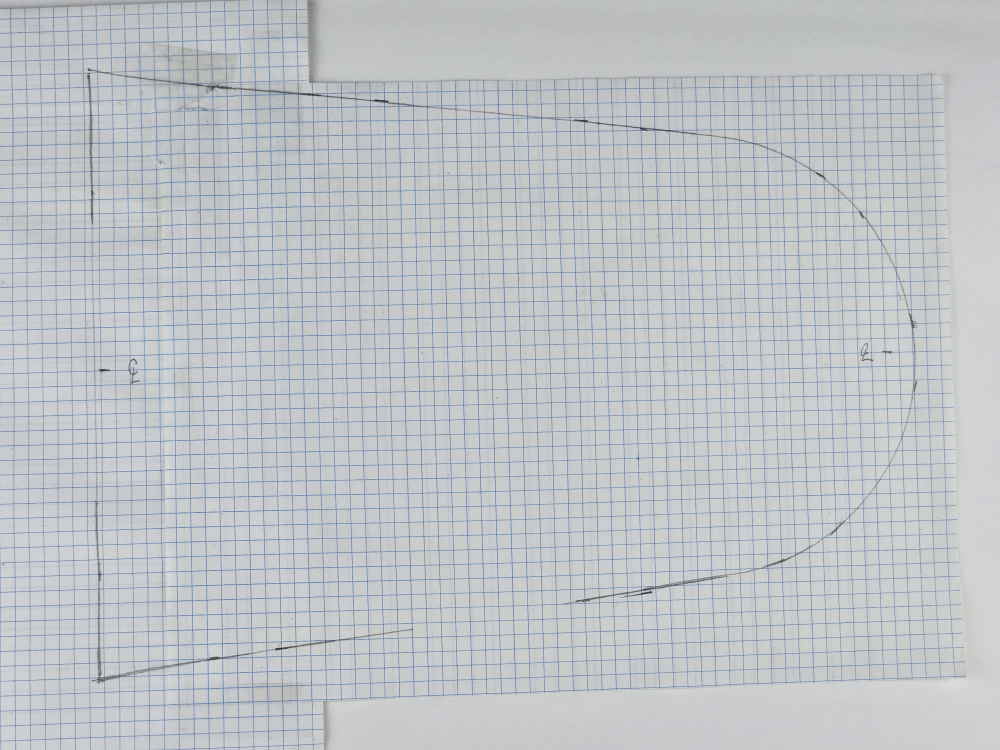
#> input picture Third Analysis/20260917_175649.jpg, 4000 x 3000 px (shown at 1/4 size)
$ python manual_rectify.py
#> lines starting #> are read from the running program, lines starting #| are printed output that depends on the picture; after the words box and inside, x2 and y2 are one past the last pixel; in counts of white or black regions, pixels touching at a corner belong together
import csv
import cv2
import numpy as np
from PIL import Image, ImageDraw
from skimage.morphology import skeletonize

orig = cv2.imread(r'20260917_175649.jpg')
#> orig is the input picture: shape (3000, 4000, 3); mean B, G, R 199.5, 195.5, 191.3
# Approximate page corners from the visible graph-paper rectangle.
# These are tuned to the image content rather than the raw pixel border.
source = np.array([
    [160, 150],
    [3850, 180],
    [120, 2860],
    [3900, 2890],
], dtype=np.float32)

# Canonical rectified plane: width/height chosen to preserve the paper aspect ratio.
W = 1200
H = 900
# Use a rectified square-ish page so the grid is easier to interpret.
dest = np.array([
    [0, 0],
    [W - 1, 0],
    [0, H - 1],
    [W - 1, H - 1],
], dtype=np.float32)

M = cv2.getPerspectiveTransform(source, dest)
rect = cv2.warpPerspective(orig, M, (W, H))
cv2.imwrite('20260917_175649_manual_rectified.jpg', rect)

# Detect grid and path in the rectified image.
B = rect[:, :, 0]
G = rect[:, :, 1]
R = rect[:, :, 2]
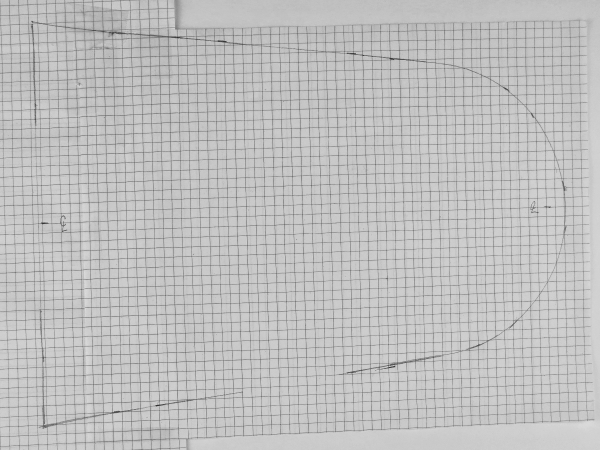
#> R: shape (900, 1200) (shown at 1/2 size); min 34, max 223, mean 190.9
blue = ((B > 100) & (G > 120) & (R < 200)).astype(np.uint8)
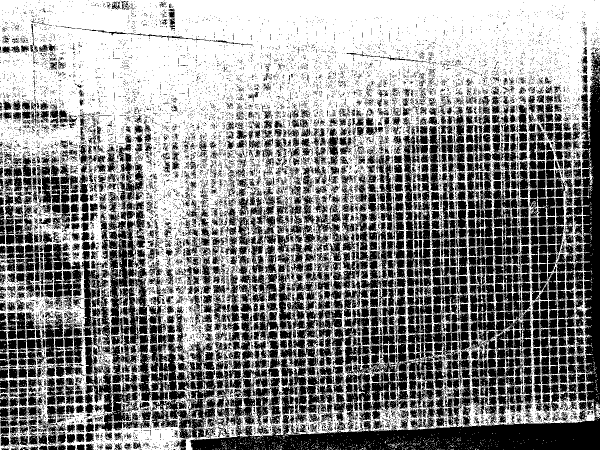
#> blue: shape (900, 1200) (shown at 1/2 size); values 0 (black) and 1 (white), 54.7% white; 13675 black regions (11915 under 20 px), largest, box (x1, y1, x2, y2) and area: (379, 95, 1200, 900) 55796, (688, 573, 991, 816) 12300, (302, 683, 432, 878) 8654
blue = cv2.morphologyEx(blue, cv2.MORPH_OPEN, np.ones((3, 3), np.uint8))
#> blue: shape (900, 1200); values 0 (black) and 1 (white), 37.5% white; 3178 white regions (1885 under 20 px), largest, box (x1, y1, x2, y2) and area: (0, 0, 1200, 480) 275269, (141, 829, 367, 900) 5795, (318, 457, 402, 702) 4137
blue = cv2.morphologyEx(blue, cv2.MORPH_CLOSE, np.ones((3, 3), np.uint8))
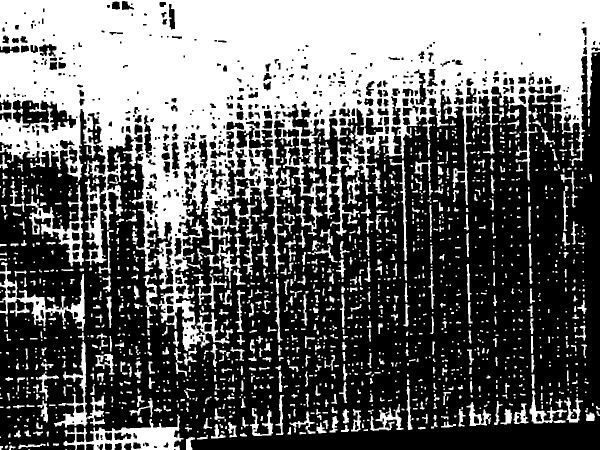
#> blue: shape (900, 1200) (shown at 1/2 size); values 0 (black) and 1 (white), 40.1% white; 1516 white regions (699 under 20 px), largest, box (x1, y1, x2, y2) and area: (0, 0, 1200, 702) 332324, (127, 829, 367, 900) 6693, (0, 524, 170, 662) 4515

# Estimate grid line positions by repeated peaks in the projection.
def strong_peaks(signal, min_val=20, gap=10):
#> called with signal = array of shape (1200,), min_val = 20, gap = 10
    pts = []
    for i in range(1, len(signal) - 1):
        if signal[i] > min_val and signal[i] >= signal[i - 1] and signal[i] >= signal[i + 1]:
            if not pts or abs(i - pts[-1]) > gap:
                pts.append(i)
#> after the loop, pts = 87 values from 1 to 1195
    return pts

x_lines = strong_peaks(blue.sum(axis=0), min_val=20, gap=10)
#> x_lines = 87 values from 1 to 1195
y_lines = strong_peaks(blue.sum(axis=1), min_val=20, gap=10)
#> y_lines = 68 values from 1 to 889
print('x_lines count', len(x_lines), 'first/last', x_lines[:20], x_lines[-20:])
#> (printed output is left out)
print('y_lines count', len(y_lines), 'first/last', y_lines[:20], y_lines[-20:])
#| y_lines count 68 first/last [1, 16, 28, 40, 54, 68, 79, 98, 112, 123, 137, 149, 160, 173, 188, 205, 220, 233, 245, 257] [630, 642, 654, 667, 678, 692, 704, 715, 730, 743, 755, 767, 781, 796, 808, 824, 836, 856, 874, 889]

# Build a path mask and skeleton.
path = ((R < 220) & (G < 220) & (B < 220)).astype(np.uint8)
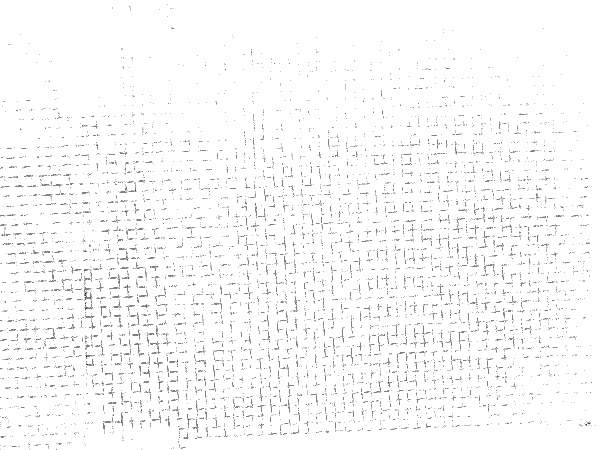
#> path: shape (900, 1200) (shown at 1/2 size); values 0 (black) and 1 (white), 97.7% white; black in thin lines or dots
path = cv2.bitwise_and(path, cv2.bitwise_not(blue))
#> path: shape (900, 1200); values 0 (black) and 1 (white), 58% white; 6520 black regions (5695 under 20 px), largest, box (x1, y1, x2, y2) and area: (0, 0, 1200, 702) 340687, (108, 665, 416, 900) 10910, (0, 524, 182, 662) 4719
path = cv2.morphologyEx(path, cv2.MORPH_OPEN, np.ones((3, 3), np.uint8))
#> path: shape (900, 1200); values 0 (black) and 1 (white), 56.7% white; 1538 black regions (928 under 20 px), largest, box (x1, y1, x2, y2) and area: (0, 0, 1200, 872) 381361, (62, 658, 470, 900) 17632, (681, 773, 878, 864) 3072
path = cv2.morphologyEx(path, cv2.MORPH_CLOSE, np.ones((3, 3), np.uint8))
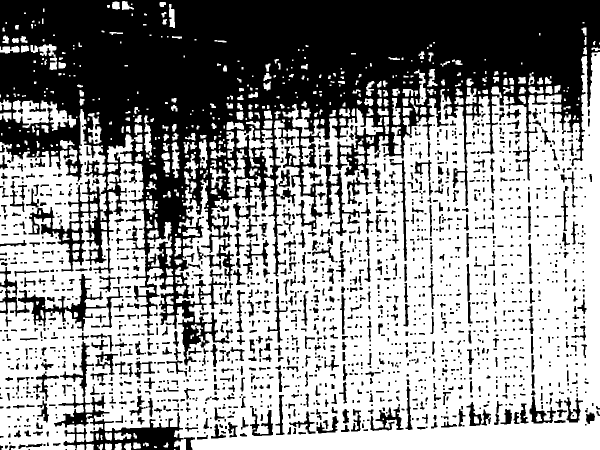
#> path: shape (900, 1200) (shown at 1/2 size); values 0 (black) and 1 (white), 58.2% white; 1904 black regions (903 under 20 px), largest, box (x1, y1, x2, y2) and area: (0, 0, 1200, 731) 338298, (108, 788, 367, 900) 9438, (36, 548, 212, 662) 4191
sk = skeletonize(path > 0).astype(np.uint8)
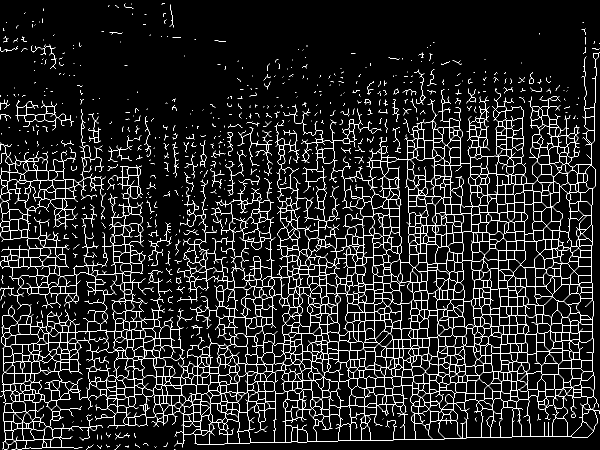
#> sk: shape (900, 1200) (shown at 1/2 size); values 0 (black) and 1 (white), 7.5% white in thin lines or dots

# Collect crossings on vertical and horizontal grid lines.
pts = set()
for x in x_lines:
    band = sk[:, max(0, x - 2):min(sk.shape[1], x + 3)]
    ys = np.where(band.sum(axis=1) > 0)[0]
    for y in ys:
        left = sk[y, max(0, x - 8):x].sum() > 0
        right = sk[y, x + 1:min(sk.shape[1], x + 9)].sum() > 0
        if left and right:
            pts.add((int(x), int(y)))
#> this loop made 87 passes
#> x on passes 2 to 13: 13, 25, 37, 49, 61, 73, 87, 99, 118, 129, 140, 152
#> after the loop, pts = 5369 items

for y in y_lines:
    band = sk[max(0, y - 2):min(sk.shape[0], y + 3), :]
    xs = np.where(band.sum(axis=0) > 0)[0]
    for x in xs:
        up = sk[max(0, y - 8):y, x].sum() > 0
        down = sk[y + 1:min(sk.shape[0], y + 9), x].sum() > 0
        if up and down:
            pts.add((int(x), int(y)))
#> this loop made 68 passes
#> y on passes 2, 3, 6, 7, 8, 9, 10, 11, 12, 13, 14, 15: 16, 28, 68, 79, 98, 112, 123, 137, 149, 160, 173, 188
#> (y, xs) on passes 4 to 5: (40, [67, 85, 328, 329, 330, 331, 332, 342, 343, 344, 345]), (54, [7, 32, 33, 34, 64, 339, 340, 347])
#> after the loop, pts = 11239 items

# Deduplicate by proximity.
final = []
for p in sorted(pts):
    if all(abs(p[0] - q[0]) > 3 or abs(p[1] - q[1]) > 3 for q in final):
        final.append(p)
#> this loop made 11239 passes
#> p on passes 1 to 3: (0, 98), (0, 526), (1, 99)
#> after the loop, final = 5921 pairs, first value 0 to 1198, second value 7 to 898

# Save output CSV in grid-space-like rectified coordinates.
with open('20260917_175649_rectified_points.csv', 'w', newline='') as f:
    writer = csv.writer(f)
    writer.writerow(['x', 'y'])
    for x, y in final:
        writer.writerow([x, y])
#> this loop made 5921 passes
#> (x, y) on passes 1 to 3: (0, 98), (0, 526), (1, 205)

# draw on the rectified image
img2 = Image.fromarray(cv2.cvtColor(rect, cv2.COLOR_BGR2RGB))
d = ImageDraw.Draw(img2)
for x, y in final:
    d.ellipse((x - 3, y - 3, x + 3, y + 3), fill=(255, 0, 0), outline=(255, 0, 0))
img2.save('20260917_175649_rectified_overlay.jpg')
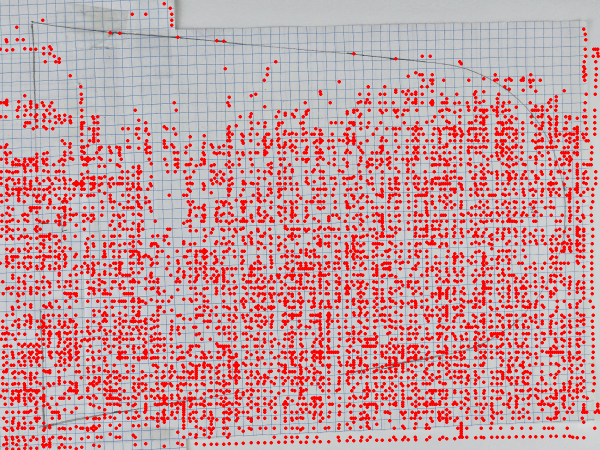
#> saved as 20260917_175649_rectified_overlay.jpg: PIL image 1200x900 RGB (shown at 1/2 size); mean R, G, B 202.1, 157.5, 161.1

print('final points', len(final))
#| final points 5921
print('csv', '20260917_175649_rectified_points.csv')
print('overlay', '20260917_175649_rectified_overlay.jpg')
